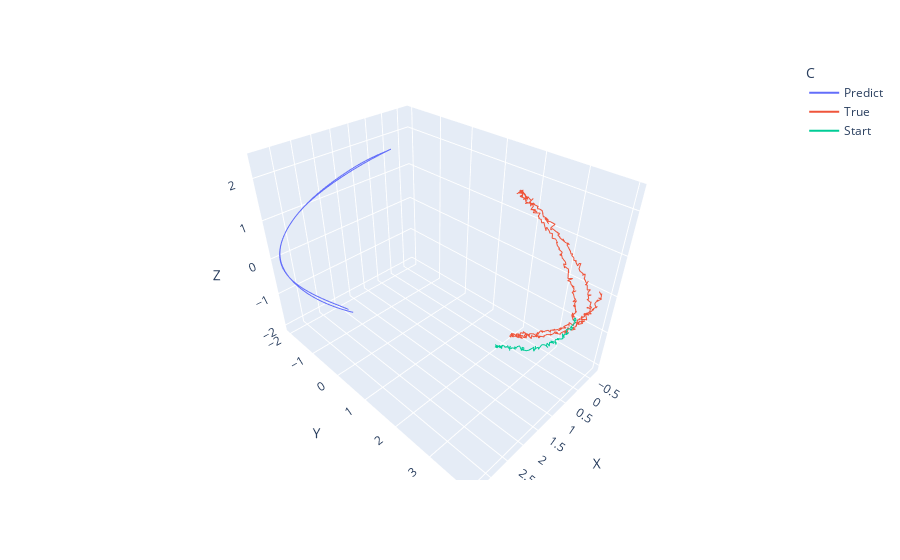

The code cell stored with this chart in its notebook:
### Code cell
fig = px.line_3d(d, x="X", y="Y", z="Z", color='C',markers=0)
# fig = px.scatter_3d(data, x="X", y="Y", z="Z")
fig.show()
